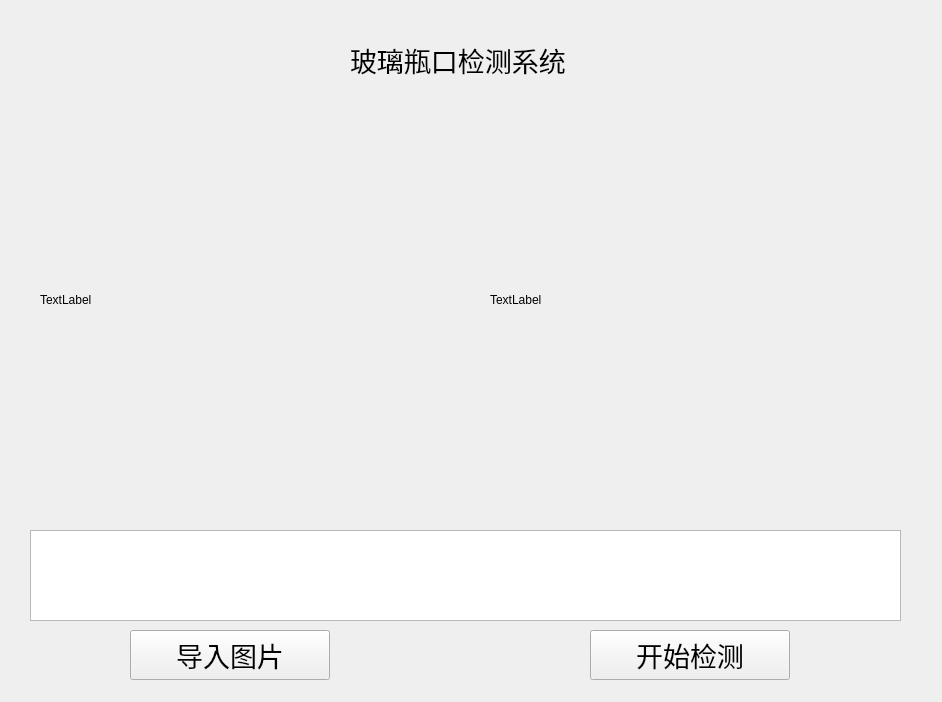
<?xml version="1.0" encoding="UTF-8"?>
<ui version="4.0">
 <class>Form</class>
 <widget class="QWidget" name="Form">
  <property name="geometry">
   <rect>
    <x>0</x>
    <y>0</y>
    <width>942</width>
    <height>702</height>
   </rect>
  </property>
  <property name="windowTitle">
   <string>Form</string>
  </property>
  <widget class="QLabel" name="label">
   <property name="geometry">
    <rect>
     <x>40</x>
     <y>100</y>
     <width>400</width>
     <height>400</height>
    </rect>
   </property>
   <property name="text">
    <string>TextLabel</string>
   </property>
  </widget>
  <widget class="QLabel" name="label_2">
   <property name="geometry">
    <rect>
     <x>490</x>
     <y>100</y>
     <width>400</width>
     <height>400</height>
    </rect>
   </property>
   <property name="text">
    <string>TextLabel</string>
   </property>
  </widget>
  <widget class="QLabel" name="label_3">
   <property name="geometry">
    <rect>
     <x>350</x>
     <y>30</y>
     <width>271</width>
     <height>60</height>
    </rect>
   </property>
   <property name="font">
    <font>
     <family>Agency FB</family>
     <pointsize>20</pointsize>
     <kerning>true</kerning>
    </font>
   </property>
   <property name="text">
    <string>玻璃瓶口检测系统</string>
   </property>
  </widget>
  <widget class="QPushButton" name="pushButton">
   <property name="geometry">
    <rect>
     <x>130</x>
     <y>630</y>
     <width>200</width>
     <height>50</height>
    </rect>
   </property>
   <property name="font">
    <font>
     <family>Agency FB</family>
     <pointsize>20</pointsize>
    </font>
   </property>
   <property name="text">
    <string>导入图片</string>
   </property>
  </widget>
  <widget class="QPushButton" name="pushButton_2">
   <property name="geometry">
    <rect>
     <x>590</x>
     <y>630</y>
     <width>200</width>
     <height>50</height>
    </rect>
   </property>
   <property name="font">
    <font>
     <family>Agency FB</family>
     <pointsize>20</pointsize>
    </font>
   </property>
   <property name="text">
    <string>开始检测</string>
   </property>
  </widget>
  <widget class="QTextEdit" name="textEdit">
   <property name="geometry">
    <rect>
     <x>30</x>
     <y>530</y>
     <width>871</width>
     <height>91</height>
    </rect>
   </property>
  </widget>
 </widget>
 <resources/>
 <connections/>
</ui>
